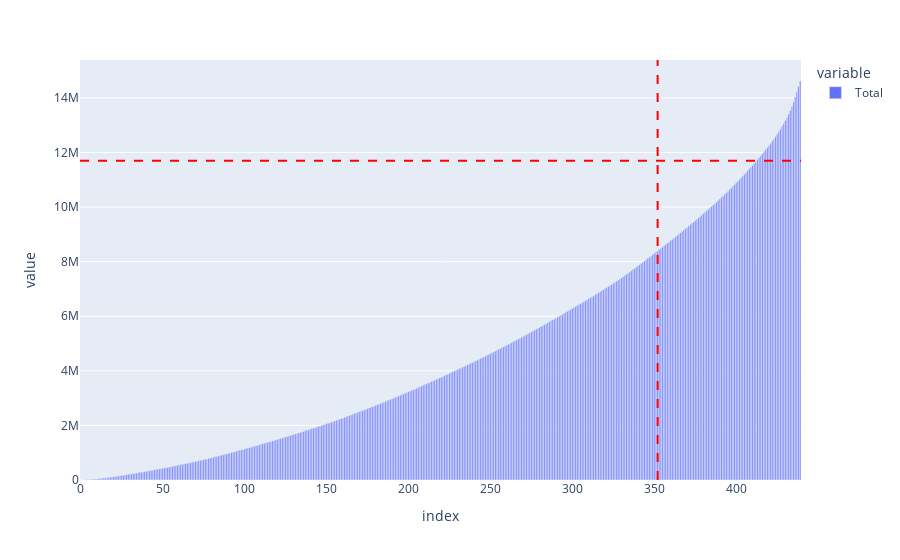

This figure's notebook cell:
### Code cell
# Pareto
pareto = customers[:]

# Calculo compras totales de todos productos y las ordeno
pareto['Total'] = pareto.drop(columns=['Region','Channel']).sum(axis=1)
pareto = pareto['Total'].sort_values().reset_index(drop=True)
pareto = pareto.cumsum()

# Creo grafico
fig = pareto.plot(kind='bar')

# Añado lineas para el 80% de ventas y clientes
fig.add_vline(x=0.8*len(pareto),line_color='red',line_dash="dash")
fig.add_hline(y=0.8*pareto.iloc[-1],line_color='red',line_dash='dash')

# Calculamos corte del 80%
pareto_rate = pareto[pareto>=pareto.iloc[-1]*0.8].index[0] / len(pareto)*100

# Conclusiones
print(f'No se cumple pareto. El {100-pareto_rate:.2f}% compran el 20% de las ventas totales')
fig.show()

### Figure 1 — Plotly figure (JSON) as saved in the notebook; plotly's stock layout.template omitted (floating-point values rounded to 4 significant figures; data arrays with more than 128 entries replaced by an {"elided": "..."} marker saying what was removed)
{"data": [{"alignmentgroup": "True", "hovertemplate": "variable=Total<br>index=%{x}<br>value=%{y}<extra></extra>", "legendgroup": "Total", "marker": {"color": "#636efa", "pattern": {"shape": ""}}, "name": "Total", "offsetgroup": "Total", "orientation": "v", "showlegend": true, "textposition": "auto", "type": "bar", "x": {"elided": "440 int values"}, "xaxis": "x", "y": {"elided": "440 int values"}, "yaxis": "y"}], "layout": {"barmode": "relative", "legend": {"title": {"text": "variable"}, "tracegroupgap": 0}, "margin": {"t": 60}, "shapes": [{"line": {"color": "red", "dash": "dash"}, "type": "line", "x0": 352, "x1": 352, "xref": "x", "y0": 0, "y1": 1, "yref": "y domain"}, {"line": {"color": "red", "dash": "dash"}, "type": "line", "x0": 0, "x1": 1, "xref": "x domain", "y0": 11695600, "y1": 11695600, "yref": "y"}], "xaxis": {"anchor": "y", "domain": [0, 1], "title": {"text": "index"}}, "yaxis": {"anchor": "x", "domain": [0, 1], "title": {"text": "value"}}}}
